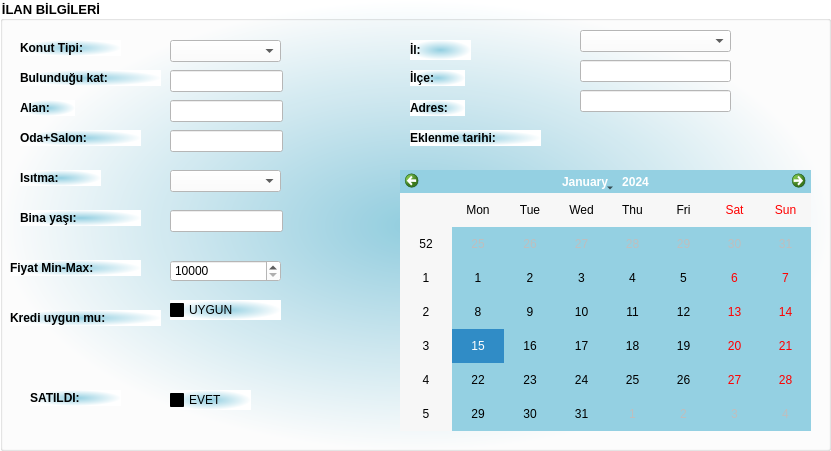
   <widget class="QGroupBox" name="groupBox_2">
    <property name="geometry">
     <rect>
      <x>400</x>
      <y>10</y>
      <width>831</width>
      <height>451</height>
     </rect>
    </property>
    <property name="font">
     <font>
      <pointsize>10</pointsize>
      <weight>75</weight>
      <bold>true</bold>
     </font>
    </property>
    <property name="styleSheet">
     <string notr="true">background-color: rgb(240, 252, 255);
background-color: qradialgradient(spread:pad, cx:0.5, cy:0.5, radius:0.5, fx:0.5, fy:0.5, stop:0 rgba(147, 207, 225, 255), stop:1 rgba(255, 255, 255, 255));</string>
    </property>
    <property name="title">
     <string>İLAN BİLGİLERİ</string>
    </property>
    <widget class="QLabel" name="label_10">
     <property name="geometry">
      <rect>
       <x>10</x>
       <y>260</y>
       <width>131</width>
       <height>16</height>
      </rect>
     </property>
     <property name="font">
      <font>
       <pointsize>9</pointsize>
       <weight>75</weight>
       <bold>true</bold>
      </font>
     </property>
     <property name="text">
      <string>Fiyat Min-Max:</string>
     </property>
    </widget>
    <widget class="QLabel" name="label_9">
     <property name="geometry">
      <rect>
       <x>20</x>
       <y>100</y>
       <width>55</width>
       <height>16</height>
      </rect>
     </property>
     <property name="font">
      <font>
       <pointsize>9</pointsize>
       <weight>75</weight>
       <bold>true</bold>
      </font>
     </property>
     <property name="text">
      <string>Alan:</string>
     </property>
    </widget>
    <widget class="QLabel" name="label_7">
     <property name="geometry">
      <rect>
       <x>20</x>
       <y>40</y>
       <width>101</width>
       <height>16</height>
      </rect>
     </property>
     <property name="font">
      <font>
       <pointsize>9</pointsize>
       <weight>75</weight>
       <bold>true</bold>
      </font>
     </property>
     <property name="text">
      <string>Konut Tipi:</string>
     </property>
    </widget>
    <widget class="QLabel" name="label_24">
     <property name="geometry">
      <rect>
       <x>20</x>
       <y>170</y>
       <width>81</width>
       <height>16</height>
      </rect>
     </property>
     <property name="font">
      <font>
       <pointsize>9</pointsize>
       <weight>75</weight>
       <bold>true</bold>
      </font>
     </property>
     <property name="text">
      <string>Isıtma:</string>
     </property>
    </widget>
    <widget class="QLabel" name="label_12">
     <property name="geometry">
      <rect>
       <x>10</x>
       <y>310</y>
       <width>151</width>
       <height>16</height>
      </rect>
     </property>
     <property name="font">
      <font>
       <pointsize>9</pointsize>
       <weight>75</weight>
       <bold>true</bold>
      </font>
     </property>
     <property name="text">
      <string>Kredi uygun mu:</string>
     </property>
    </widget>
    <widget class="QLabel" name="label_13">
     <property name="geometry">
      <rect>
       <x>20</x>
       <y>130</y>
       <width>121</width>
       <height>16</height>
      </rect>
     </property>
     <property name="font">
      <font>
       <pointsize>9</pointsize>
       <weight>75</weight>
       <bold>true</bold>
      </font>
     </property>
     <property name="text">
      <string>Oda+Salon:</string>
     </property>
    </widget>
    <widget class="QLabel" name="label_21">
     <property name="geometry">
      <rect>
       <x>20</x>
       <y>210</y>
       <width>121</width>
       <height>16</height>
      </rect>
     </property>
     <property name="font">
      <font>
       <pointsize>9</pointsize>
       <weight>75</weight>
       <bold>true</bold>
      </font>
     </property>
     <property name="text">
      <string>Bina yaşı:</string>
     </property>
    </widget>
    <widget class="QLabel" name="label_22">
     <property name="geometry">
      <rect>
       <x>20</x>
       <y>70</y>
       <width>141</width>
       <height>16</height>
      </rect>
     </property>
     <property name="font">
      <font>
       <pointsize>9</pointsize>
       <weight>75</weight>
       <bold>true</bold>
      </font>
     </property>
     <property name="text">
      <string>Bulunduğu kat:</string>
     </property>
    </widget>
    <widget class="QComboBox" name="cmb_konuttipi">
     <property name="geometry">
      <rect>
       <x>170</x>
       <y>40</y>
       <width>111</width>
       <height>22</height>
      </rect>
     </property>
     <property name="font">
      <font>
       <pointsize>8</pointsize>
      </font>
     </property>
     <property name="styleSheet">
      <string notr="true">background-color: rgb(255, 248, 237);
background-color: rgb(255, 255, 255);</string>
     </property>
     <property name="currentIndex">
      <number>-1</number>
     </property>
     <item>
      <property name="text">
       <string>APARTMAN</string>
      </property>
     </item>
     <item>
      <property name="text">
       <string>MÜSTAKİL</string>
      </property>
     </item>
     <item>
      <property name="text">
       <string>PREFABRİK</string>
      </property>
     </item>
     <item>
      <property name="text">
       <string>ÇİFTLİK EVİ</string>
      </property>
     </item>
    </widget>
    <widget class="QLineEdit" name="lne_kat">
     <property name="geometry">
      <rect>
       <x>170</x>
       <y>70</y>
       <width>113</width>
       <height>22</height>
      </rect>
     </property>
     <property name="styleSheet">
      <string notr="true">background-color: rgb(255, 248, 237);
background-color: rgb(255, 255, 255);</string>
     </property>
    </widget>
    <widget class="QLineEdit" name="lne_alan">
     <property name="geometry">
      <rect>
       <x>170</x>
       <y>100</y>
       <width>113</width>
       <height>22</height>
      </rect>
     </property>
     <property name="styleSheet">
      <string notr="true">background-color: rgb(255, 248, 237);
background-color: rgb(255, 255, 255);</string>
     </property>
    </widget>
    <widget class="QLineEdit" name="lne_odasayisi">
     <property name="geometry">
      <rect>
       <x>170</x>
       <y>130</y>
       <width>113</width>
       <height>22</height>
      </rect>
     </property>
     <property name="styleSheet">
      <string notr="true">background-color: rgb(255, 248, 237);
background-color: rgb(255, 255, 255);</string>
     </property>
    </widget>
    <widget class="QComboBox" name="cmb_isitma">
     <property name="geometry">
      <rect>
       <x>170</x>
       <y>170</y>
       <width>111</width>
       <height>22</height>
      </rect>
     </property>
     <property name="styleSheet">
      <string notr="true">background-color: rgb(255, 248, 237);
background-color: rgb(255, 255, 255);</string>
     </property>
     <property name="currentIndex">
      <number>-1</number>
     </property>
     <item>
      <property name="text">
       <string>Yerden Isıtma</string>
      </property>
     </item>
     <item>
      <property name="text">
       <string>Doğal Gaz</string>
      </property>
     </item>
     <item>
      <property name="text">
       <string>Merkezi ısıtma</string>
      </property>
     </item>
     <item>
      <property name="text">
       <string>Sobalı</string>
      </property>
     </item>
    </widget>
    <widget class="QLineEdit" name="lne_binaninyasi">
     <property name="geometry">
      <rect>
       <x>170</x>
       <y>210</y>
       <width>113</width>
       <height>22</height>
      </rect>
     </property>
     <property name="styleSheet">
      <string notr="true">background-color: rgb(255, 248, 237);
background-color: rgb(255, 255, 255);</string>
     </property>
    </widget>
    <widget class="QSpinBox" name="spb_ilanfiyat">
     <property name="geometry">
      <rect>
       <x>170</x>
       <y>260</y>
       <width>111</width>
       <height>22</height>
      </rect>
     </property>
     <property name="styleSheet">
      <string notr="true">background-color: rgb(255, 248, 237);
background-color: rgb(255, 255, 255);</string>
     </property>
     <property name="minimum">
      <number>10000</number>
     </property>
     <property name="maximum">
      <number>20000000</number>
     </property>
     <property name="singleStep">
      <number>10000</number>
     </property>
    </widget>
    <widget class="QCheckBox" name="chckb_kredi">
     <property name="geometry">
      <rect>
       <x>170</x>
       <y>300</y>
       <width>111</width>
       <height>20</height>
      </rect>
     </property>
     <property name="text">
      <string>UYGUN</string>
     </property>
    </widget>
    <widget class="QLabel" name="label_19">
     <property name="geometry">
      <rect>
       <x>410</x>
       <y>130</y>
       <width>131</width>
       <height>16</height>
      </rect>
     </property>
     <property name="font">
      <font>
       <pointsize>9</pointsize>
       <weight>75</weight>
       <bold>true</bold>
      </font>
     </property>
     <property name="text">
      <string>Eklenme tarihi:</string>
     </property>
    </widget>
    <widget class="QLabel" name="label_15">
     <property name="geometry">
      <rect>
       <x>410</x>
       <y>70</y>
       <width>55</width>
       <height>16</height>
      </rect>
     </property>
     <property name="font">
      <font>
       <pointsize>9</pointsize>
       <weight>75</weight>
       <bold>true</bold>
      </font>
     </property>
     <property name="text">
      <string>İlçe:</string>
     </property>
    </widget>
    <widget class="QLabel" name="label_14">
     <property name="geometry">
      <rect>
       <x>410</x>
       <y>40</y>
       <width>61</width>
       <height>20</height>
      </rect>
     </property>
     <property name="font">
      <font>
       <pointsize>9</pointsize>
       <weight>75</weight>
       <bold>true</bold>
      </font>
     </property>
     <property name="text">
      <string>İl:</string>
     </property>
    </widget>
    <widget class="QLabel" name="label_18">
     <property name="geometry">
      <rect>
       <x>30</x>
       <y>390</y>
       <width>91</width>
       <height>16</height>
      </rect>
     </property>
     <property name="font">
      <font>
       <pointsize>9</pointsize>
       <weight>75</weight>
       <bold>true</bold>
      </font>
     </property>
     <property name="text">
      <string>SATILDI:</string>
     </property>
    </widget>
    <widget class="QLabel" name="label_16">
     <property name="geometry">
      <rect>
       <x>410</x>
       <y>100</y>
       <width>55</width>
       <height>16</height>
      </rect>
     </property>
     <property name="font">
      <font>
       <pointsize>9</pointsize>
       <weight>75</weight>
       <bold>true</bold>
      </font>
     </property>
     <property name="text">
      <string>Adres:</string>
     </property>
    </widget>
    <widget class="QComboBox" name="cmb_ilanil">
     <property name="geometry">
      <rect>
       <x>580</x>
       <y>30</y>
       <width>151</width>
       <height>22</height>
      </rect>
     </property>
     <property name="styleSheet">
      <string notr="true">background-color: rgb(255, 248, 237);
background-color: rgb(255, 255, 255);</string>
     </property>
     <property name="currentText">
      <string/>
     </property>
     <property name="currentIndex">
      <number>-1</number>
     </property>
     <item>
      <property name="text">
       <string>İstanbul</string>
      </property>
     </item>
     <item>
      <property name="text">
       <string>Mersin</string>
      </property>
     </item>
     <item>
      <property name="text">
       <string>Edirne</string>
      </property>
     </item>
     <item>
      <property name="text">
       <string>Isparta</string>
      </property>
     </item>
     <item>
      <property name="text">
       <string>Kırklareli</string>
      </property>
     </item>
     <item>
      <property name="text">
       <string>İzmir</string>
      </property>
     </item>
     <item>
      <property name="text">
       <string>Ankara</string>
      </property>
     </item>
     <item>
      <property name="text">
       <string>Artvin</string>
      </property>
     </item>
     <item>
      <property name="text">
       <string>Balıkesir</string>
      </property>
     </item>
     <item>
      <property name="text">
       <string>Zonguldak</string>
      </property>
     </item>
     <item>
      <property name="text">
       <string>Samsun</string>
      </property>
     </item>
    </widget>
    <widget class="QLineEdit" name="lne_ilanilce">
     <property name="geometry">
      <rect>
       <x>580</x>
       <y>60</y>
       <width>151</width>
       <height>22</height>
      </rect>
     </property>
     <property name="styleSheet">
      <string notr="true">background-color: rgb(255, 248, 237);
background-color: rgb(255, 255, 255);</string>
     </property>
    </widget>
    <widget class="QCheckBox" name="chckb_satildi">
     <property name="geometry">
      <rect>
       <x>170</x>
       <y>390</y>
       <width>81</width>
       <height>20</height>
      </rect>
     </property>
     <property name="text">
      <string>EVET</string>
     </property>
    </widget>
    <widget class="QCalendarWidget" name="calendarWidget">
     <property name="geometry">
      <rect>
       <x>400</x>
       <y>170</y>
       <width>411</width>
       <height>261</height>
      </rect>
     </property>
     <property name="styleSheet">
      <string notr="true">background-color: #94d0e2;
</string>
     </property>
    </widget>
    <widget class="QLineEdit" name="lne_adres">
     <property name="geometry">
      <rect>
       <x>580</x>
       <y>90</y>
       <width>151</width>
       <height>22</height>
      </rect>
     </property>
     <property name="styleSheet">
      <string notr="true">background-color: rgb(255, 255, 255);</string>
     </property>
    </widget>
   </widget>
